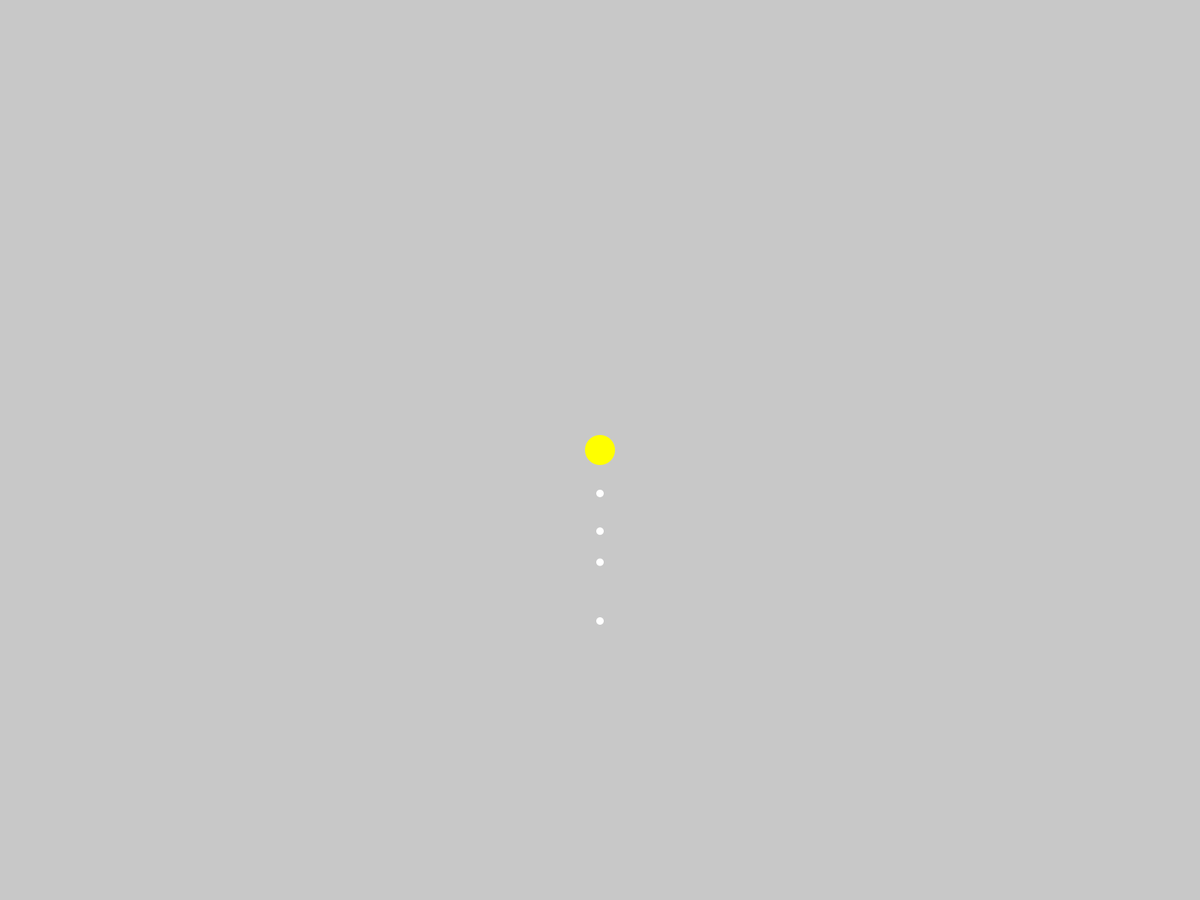
Frame 1 (no input)
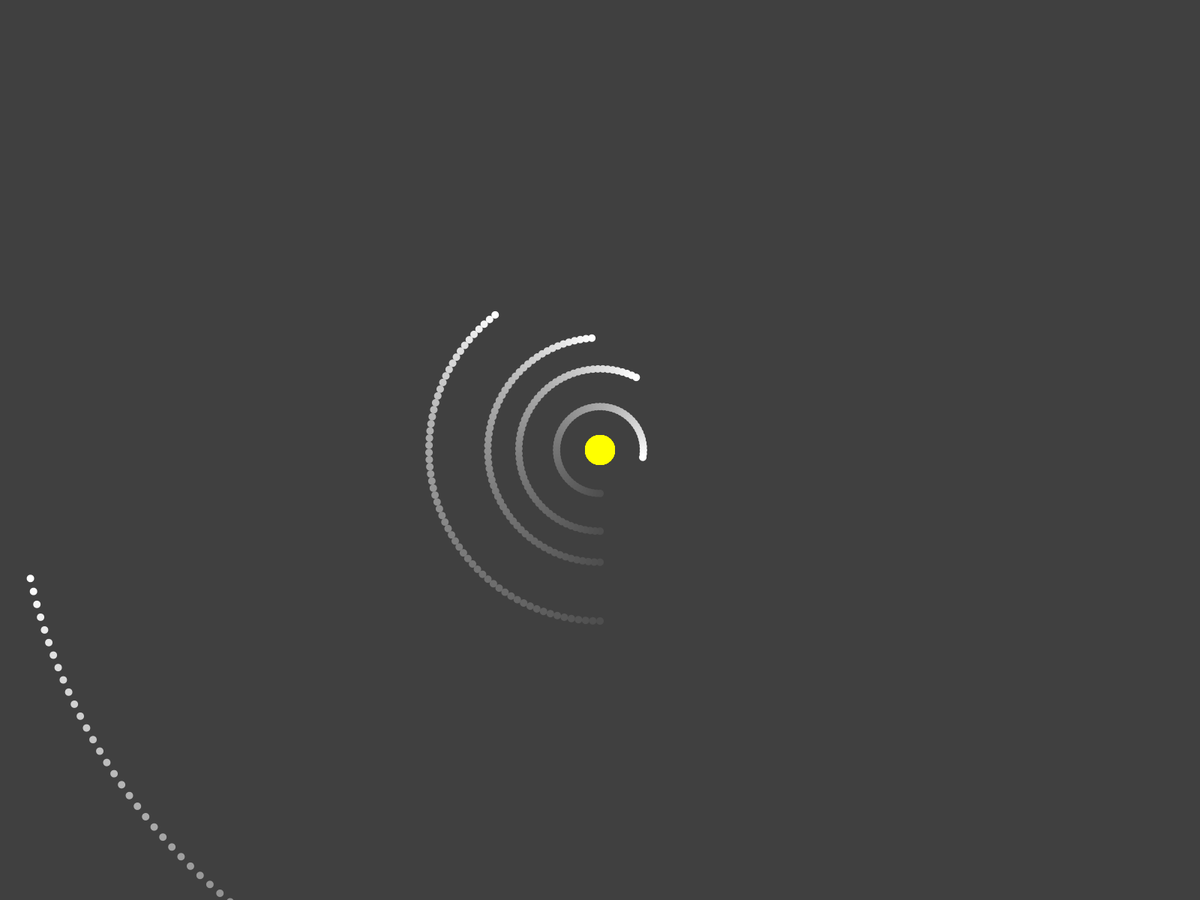
Frame 60 (the mouse pressed at the canvas centre just before this capture)
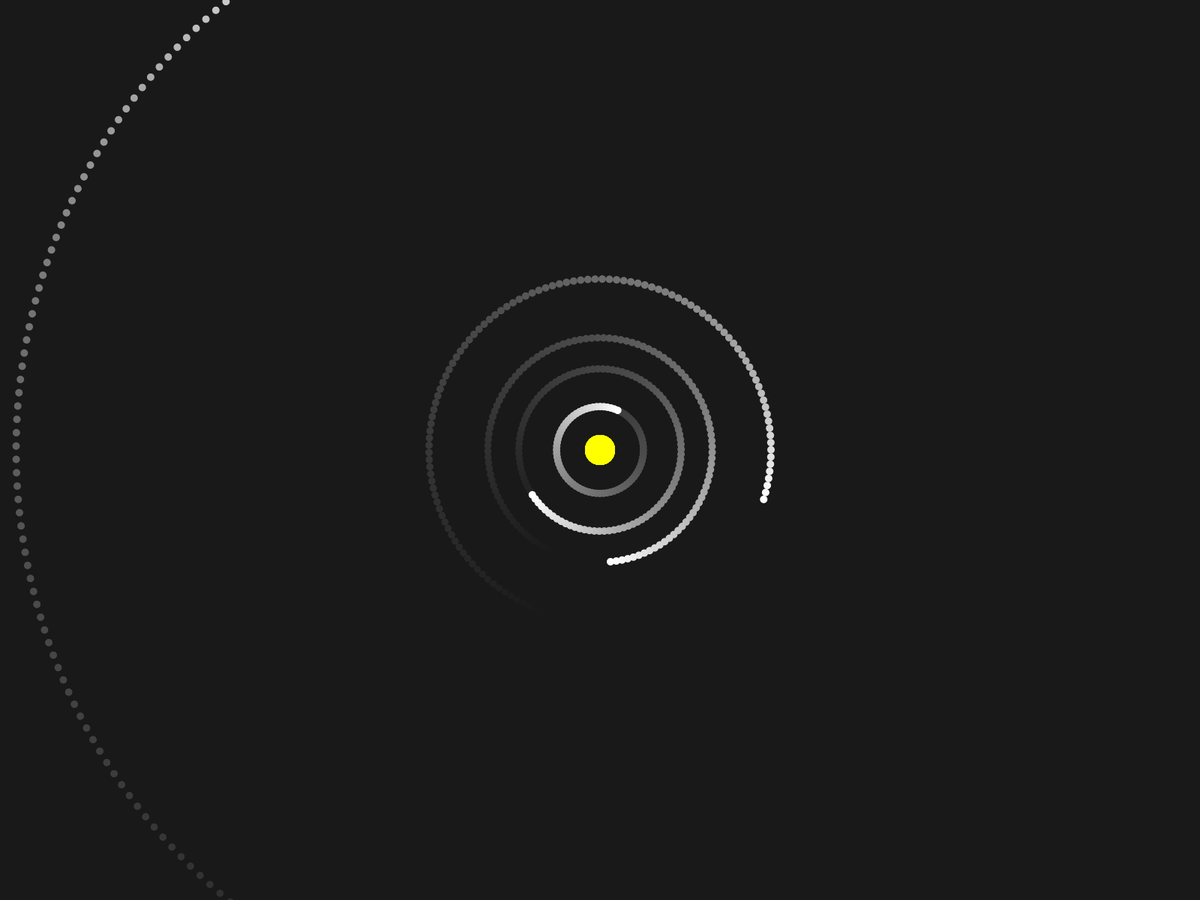
Frame 120 (the mouse held since frame 60 and released just before this capture)

The Processing sketch that drew these frames (run headless with seeded random() and noise(); from frame 60 on, the mouse is pressed at the canvas centre):

// Processing sketch: planet_class2
// ── planet_class2.pde
planet sun = new planet();
planet mercury = new planet();
planet venus = new planet();
planet earth = new planet();
planet mars = new planet();
planet jupiter = new planet();
planet saturn = new planet();
planet uranus = new planet();
planet neptune = new planet();
planet pluto = new planet();
float zoom = 1.0;

void setup()
{
  fullScreen();
  //size(1200,800);
  sun.dist = 0;
  sun.size = 40;
  sun.col = color(255,255,0);
  mercury.dist = 57.9;
  mercury.speed = 4.74;
  venus.dist = 108.2;
  venus.speed = 3.5;
  earth.speed = 2.98;
  earth.dist = 149.6;
  mars.speed = 2.41;
  mars.dist = 228.0;
  jupiter.speed = 1.31;
  jupiter.dist = 778.5;
  saturn.speed = 0.97;
  saturn.dist = 1432.0;
  uranus.speed = 0.68;
  uranus.dist = 2867.0;
  neptune.speed = 0.54;
  neptune.dist = 4515.0;
  pluto.speed = 0.47;
  pluto.dist = 5906.4;

}

void draw()
{
  noStroke(); //get rid of countour lines
  fill(0,0,0,5); //paint it black
  rect(0,0,width,height);
  translate(width/2,height/2);
  scale(zoom);
  
  sun.draw();
  mercury.draw();
  venus.draw();
  earth.draw();
  mars.draw();
  jupiter.draw();
  saturn.draw();
  uranus.draw();
  neptune.draw();
  pluto.draw();
  sun.update();
  mercury.update();
  venus.update();
  earth.update();
  mars.update();
  jupiter.update();
  saturn.update();
  uranus.update();
  neptune.update();
  pluto.update();  
}

void mouseWheel(MouseEvent event) 
{
  float e = event.getCount();
  zoom = zoom + (e/10.0);
}

// ── planet.pde
class planet
{
  float speed = 1.0;
  float angle = 0.0;
  float dist = 100.0;
  float size = 10.0;
  color col = color(255,255,255);
  
  planet()
  {
    this.speed = random(-1,1);
  }
  
  void update()
  {
    this.angle = this.angle + this.speed;
  }
  
  void draw()
  {
   pushMatrix();
    rotate(radians(this.angle));
    translate(0,this.dist);
    fill(this.col); //paint it white
    circle(0,0,this.size); //drawing the circle
   popMatrix(); 
  }
}
